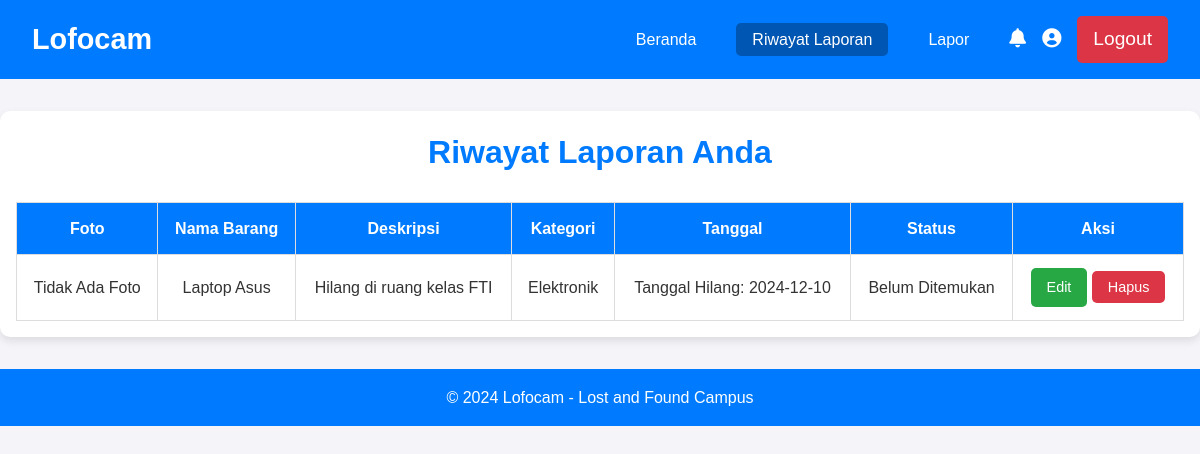
The app's page /riwayat-laporan.php (signed in) with its own data.
### tables this page shows
CREATE TABLE IF NOT EXISTS barang (
    id INT AUTO_INCREMENT PRIMARY KEY,
    nama_barang VARCHAR(255) NOT NULL,
    deskripsi TEXT,
    no_hp VARCHAR(15) NOT NULL,
    foto_barang VARCHAR(255),
    fakultas ENUM('FTI', 'FTSP', 'FK', 'FIAI', 'FEB', 'FPSB') NOT NULL,
    kategori ENUM('Aksesoris', 'Elektronik', 'Dompet/Tas', 'Dokumen', 'Lain-lain') NOT NULL,
    tanggal_hilang DATE NULL,
    tanggal_temuan DATE NULL,
    status ENUM('Belum Ditemukan', 'Ditemukan') DEFAULT 'Belum Ditemukan',
    created_at TIMESTAMP DEFAULT CURRENT_TIMESTAMP
);

### riwayat-laporan.php (the view, shortened to what this page needs)
<?php
require_once '../config/db.php';
$user_id = $_SESSION['user_id'];
$query_no_hp = "SELECT phone FROM users WHERE id = ?";
$stmt = $conn->prepare($query_no_hp);
$stmt->bind_param('i', $user_id);
$stmt->execute();
$result_no_hp = $stmt->get_result();
$no_hp = $result_no_hp->fetch_assoc()['phone'];
$query = "SELECT * FROM barang WHERE no_hp = ?";
$stmt = $conn->prepare($query);
$stmt->bind_param('s', $no_hp);
$stmt->execute();
$result = $stmt->get_result();
?>
<!DOCTYPE html>
<html lang="en">
<head>
    <link rel="stylesheet" href="../css/riwayat-laporan.css">
    <link rel="stylesheet" href="https://cdnjs.cloudflare.com/ajax/libs/font-awesome/6.0.0-beta3/css/all.min.css">
</head>
<body>
    <header class="navbar">
        <div class="logo">Lofocam</div>
        <div class="nav-container">
            <ul class="nav-links">
                <li><a href="home.php">Beranda</a></li>
                <li><a href="riwayat-laporan.php" class="active">Riwayat Laporan</a></li>
                <li><a href="lapor.php">Lapor</a></li>
            </ul>
            <div class="icons">
                <a href="#"><i class="fas fa-bell"></i></a>
                <a href="#"><i class="fas fa-user-circle"></i></a>
                <a href="logout.php" class="btn btn-logout">Logout</a>
            </div>
        </div>
    </header>
    <main class="container">
        <h1>Riwayat Laporan Anda</h1>
        <?php if ($result && $result->num_rows > 0): ?>
            <table>
                <thead>
                    <tr>
                        <th>Foto</th>
                        <th>Nama Barang</th>
                        <th>Deskripsi</th>
                        <th>Kategori</th>
                        <th>Tanggal</th>
                        <th>Status</th>
                        <th>Aksi</th>
                    </tr>
                </thead>
                <tbody>
                    <?php while ($row = $result->fetch_assoc()): ?>
                        <tr>
                            <td>
                                <?php if (!empty($row['foto_barang'])): ?>
                                    <img src="../uploads/<?= htmlspecialchars($row['foto_barang']); ?>" alt="Foto Barang" width="100" height="100" style="object-fit: cover; border-radius: 5px;">
                                <?php else: ?>
                                    Tidak Ada Foto
                                <?php endif; ?>
                            </td>
                            <td><?= htmlspecialchars($row['nama_barang']); ?></td>
                            <td><?= htmlspecialchars($row['deskripsi']); ?></td>
                            <td><?= htmlspecialchars($row['kategori']); ?></td>
                            <td>
                                <?php
                                if ($row['kategori'] === 'Elektronik' || $row['kategori'] === 'Aksesoris' || $row['kategori'] === 'Dompet/Tas' || $row['kategori'] === 'Dokumen' || $row['kategori'] === 'Lain-lain') {
                                    if (!empty($row['tanggal_hilang'])) {
                                        echo "Tanggal Hilang: " . htmlspecialchars($row['tanggal_hilang']);
                                    } elseif (!empty($row['tanggal_temuan'])) {
                                        echo "Tanggal Temuan: " . htmlspecialchars($row['tanggal_temuan']);
                                    } else {
                                        echo 'N/A';
                                    }
                                }
                                ?>
                            </td>
                            <td><?= htmlspecialchars($row['status']); ?></td>
                            <td>
                                <a href="edit-laporan.php?id=<?= $row['id']; ?>" class="btn-edit">Edit</a>
                                <form method="POST" class="inline-form">
                                    <button type="submit" class="btn-delete" onclick="return confirm('Anda yakin ingin menghapus laporan ini?')">Hapus</button>
                                </form>
                            </td>
                        </tr>
                    <?php endwhile; ?>
                </tbody>
            </table>
        <?php else: ?>
            <p>Anda belum memiliki laporan barang yang dilaporkan.</p>
        <?php endif; ?>
    </main>
    <footer class="footer">
        <p>&copy; 2024 Lofocam - Lost and Found Campus</p>
    </footer>
</body>
</html>

### riwayat-laporan.css (style rules this page uses)
* { margin: 0; padding: 0; box-sizing: border-box; }
body { font-family: Arial, sans-serif; background-color: #f4f4f9; color: #333; line-height: 1.6; }
.container { max-width: 1200px; margin: 2rem auto; padding: 1rem; background-color: #fff; box-shadow: 0 4px 8px rgba(0, 0, 0, 0.1); border-radius: 10px; }
.navbar { background-color: #007bff; color: #fff; display: flex; justify-content: space-between; align-items: center; padding: 1rem 2rem; position: sticky; top: 0; z-index: 1000; }
.logo { font-size: 1.8rem; font-weight: bold; color: #fff; }
.nav-container { display: flex; align-items: center; gap: 1.5rem; }
.nav-links { display: flex; gap: 1.5rem; list-style: none; }
.nav-links a { color: #fff; text-decoration: none; font-size: 1rem; padding: 0.5rem 1rem; transition: background-color 0.3s ease; border-radius: 5px; }
.nav-links a:hover, .nav-links a.active { background-color: #0056b3; }
.icons { display: flex; align-items: center; gap: 1rem; }
.icons a { color: #fff; font-size: 1.2rem; }
.btn-logout { background-color: #dc3545; color: #fff; padding: 0.5rem 1rem; border-radius: 5px; text-decoration: none; transition: background-color 0.3s ease; }
h1 { text-align: center; color: #007bff; margin-bottom: 1.5rem; }
table { width: 100%; border-collapse: collapse; margin-top: 1rem; }
th, td { padding: 0.8rem; text-align: center; border: 1px solid #ddd; }
th { background-color: #007bff; color: #fff; }
.btn-edit, .btn-delete { display: inline-block; padding: 0.5rem 1rem; border: none; border-radius: 5px; color: #fff; text-decoration: none; cursor: pointer; font-size: 0.9rem; }
.btn-edit { background-color: #28a745; }
.btn-delete { background-color: #dc3545; }
.inline-form { display: inline; }
.footer { background-color: #007bff; color: #fff; text-align: center; padding: 1rem 0; margin-top: 2rem; }

### records on screen
barang: shows "Tidak Ada Foto", nama_barang "Laptop Asus", deskripsi "Hilang di ruang kelas FTI", kategori "Elektronik", tanggal_hilang "2024-12-10", status "Belum Ditemukan"
